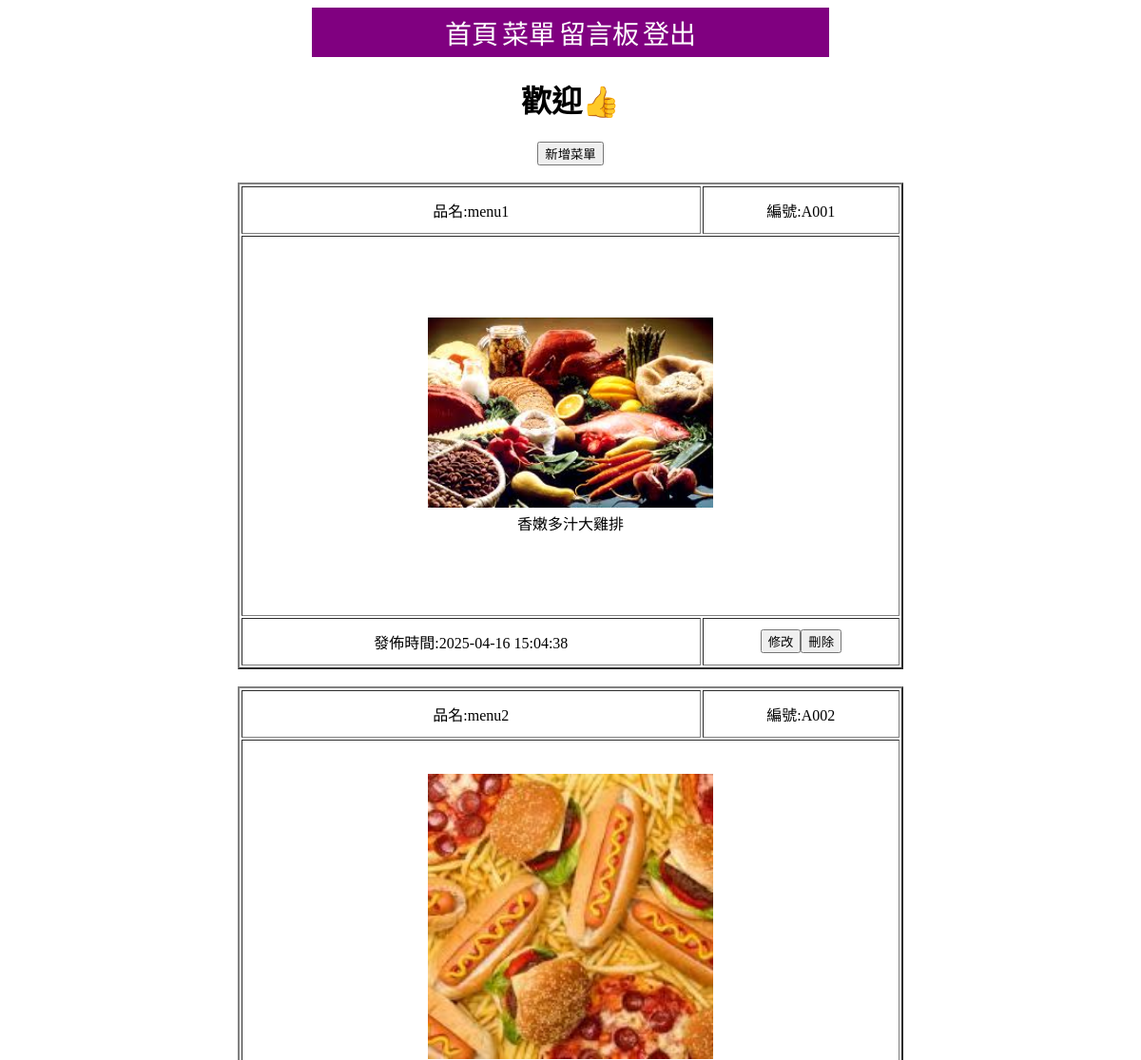
The page /menu user a.php (upper part) on the database as committed earlier.
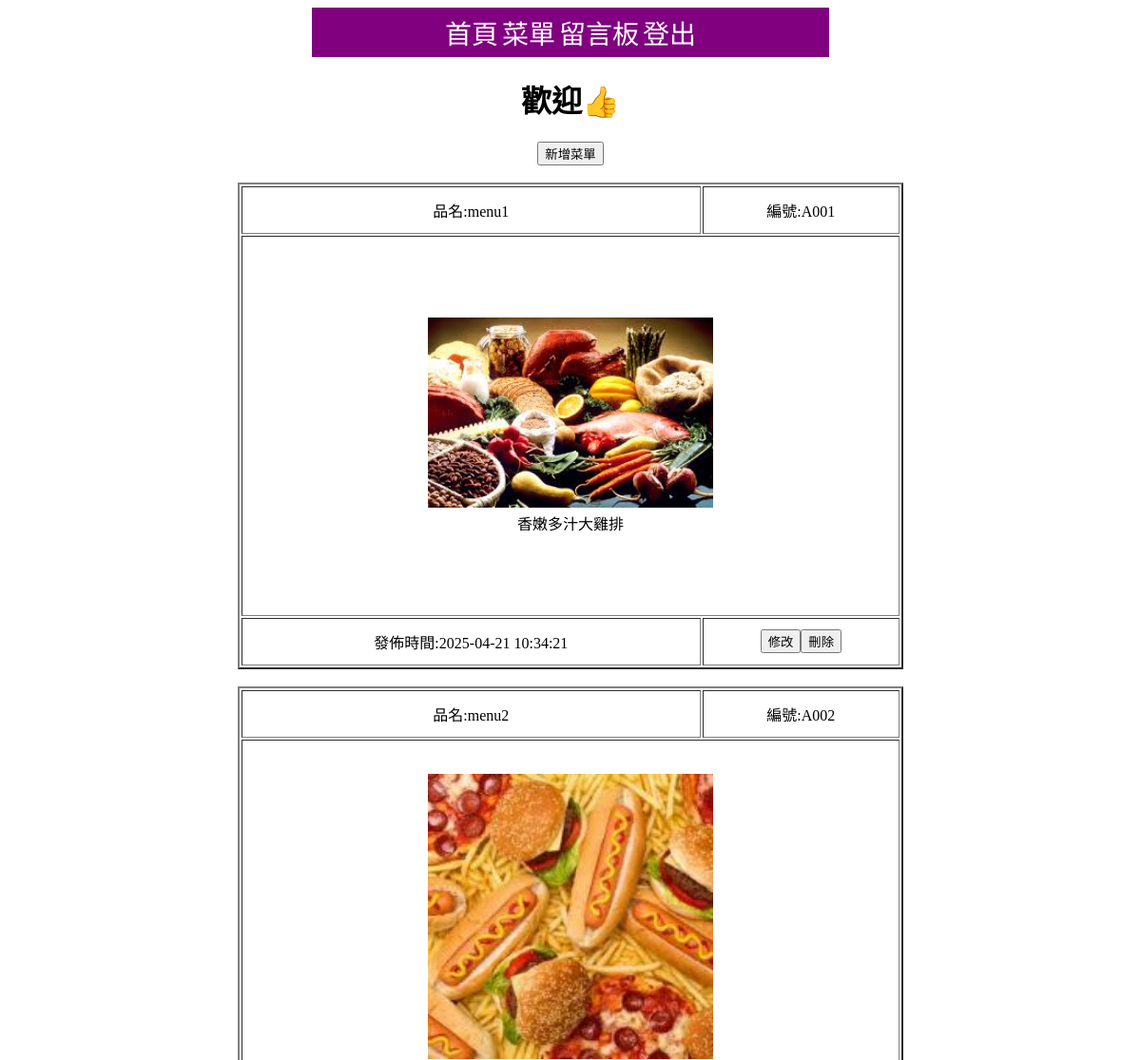
The same page on the database as committed later.
### tables this page shows
CREATE TABLE `food` (
  `id` int(11) NOT NULL,
  `c_num` varchar(20) NOT NULL,
  `c_name` varchar(20) NOT NULL,
  `c_money` int(11) NOT NULL,
  `img` text NOT NULL,
  `add_time` datetime NOT NULL,
  `text` varchar(20) NOT NULL
);

### menu user a.php (the view, shortened to what this page needs)
<!DOCTYPE html>
<html lang="zh-Hant">
    <head>
        <?php include("db.php");?>
    </head>
    <body>
    </head>
    <body align="center">
        <div id="a1">
            <table align="center">
                <tr>
                    <td class="header">
                        <table>
                            <tr>
                                <td>
                                    <a href="index user o.php">首頁</a>
                                </td>
                                <td>
                                    <a href="index user o food.php">菜單</a>
                                </td>
                                <td>
                                    <a href="msg o.php">留言板</a>
                                </td>
                                <td>
                                    <a href="logout.php">登出</a>
                                </td>
                            </tr>
                        </table>
                    </td>
                </tr>
            </table>
        </div>
        <tr>
            <td colspan="5" align="center">
                <h1>歡迎<?php echo $_SESSION['name']; ?>👍</h1>
            </td>
        </tr>
        <tr >
            <td class="content">
                <table>
                    <button type="button" onclick="location.href='add food.php'">新增菜單</button>
                    <?php
            $sql="SELECT * FROM `food` WHERE 1";
            $res=mysqli_query($link,$sql);
            if(mysqli_num_rows($res)>0){
                while($row=mysqli_fetch_assoc($res)){
                    echo "<table style='width:700px' border='2' align='center'>";
                    echo "<tr style='height:50px'>";
                    echo "<td>".'品名:'.$row["c_name"]."</td>";
                    echo "<td>".'編號:'.$row["c_num"]."</td>";
                    echo "</tr>";
                    echo "<tr style='height:400px'><td colspan='2'>"."<img src='img/".$row['img']."' style='width:300px'><br>".$row["text"]."</td></tr>";
                    echo "<tr style='height:50px'>";
                    echo "<td>".'發佈時間:'.$row["add_time"]."</td>";
                    echo "<td><button type='button' onclick=location.href='add%20food%20user%20o.php?id=".$row['id']."'>修改</button><input type='button' value='刪除' onclick=location.href='del%20food.php?id=".$row['id']."'></td>";
                    echo "</tr>";
                    echo "<br>";
                    echo "</table>";
                }
            }
        ?>
                </table>
            </td>
        </tr>
</body>
</html>

### menu user a.php (style rules this page uses)
#a1 { text-align: center; width: 46%; background-color: purple; margin-inline: auto; }
#a1 a { color: white; text-decoration: none; font-family: 'DFKai-sb'; font-size: 28px; }

Rows that differ between the two databases and show on the page:
changed food "menu1": add_time "2025-04-16 15:04:38" → "2025-04-21 10:34:21"
